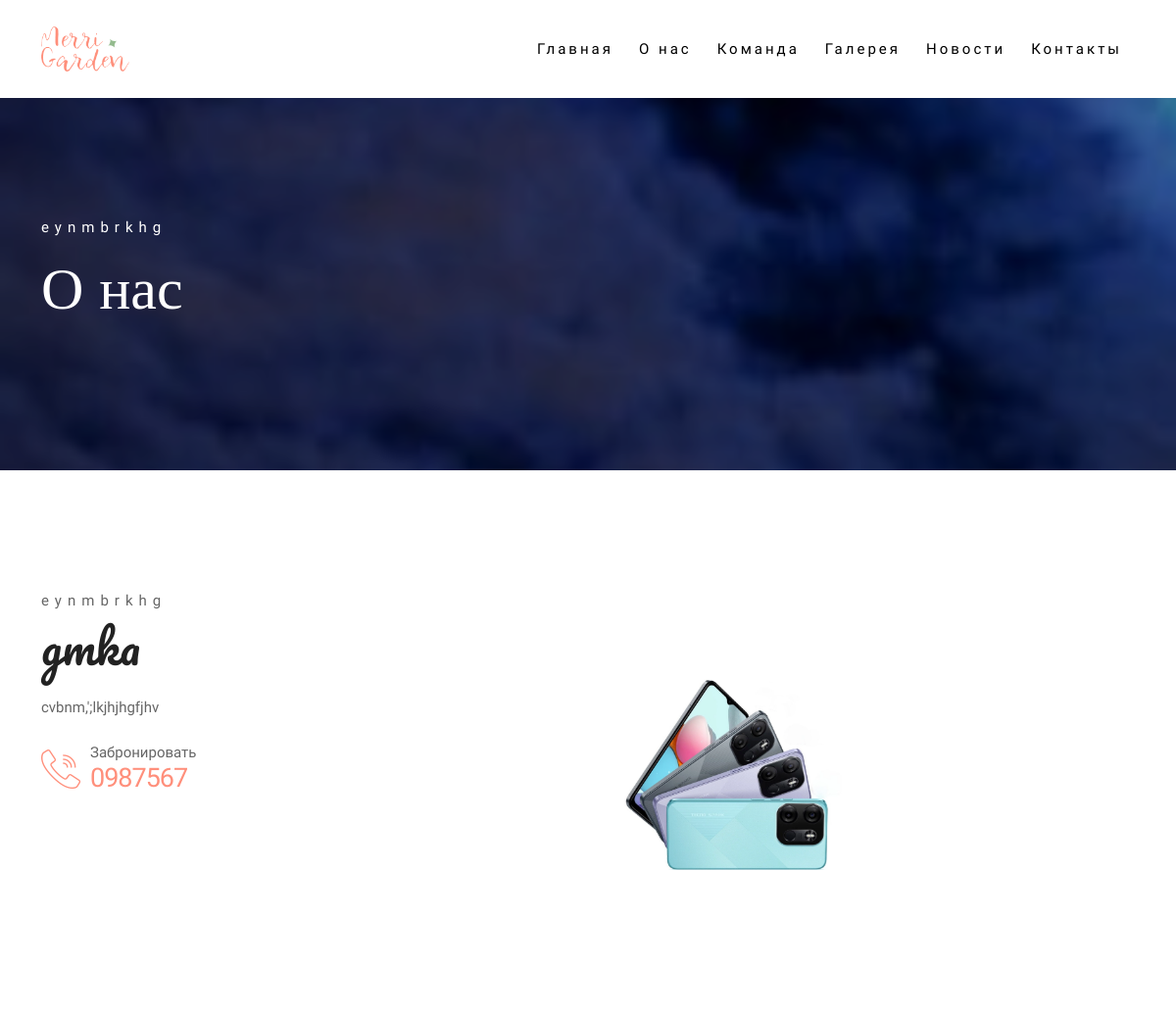
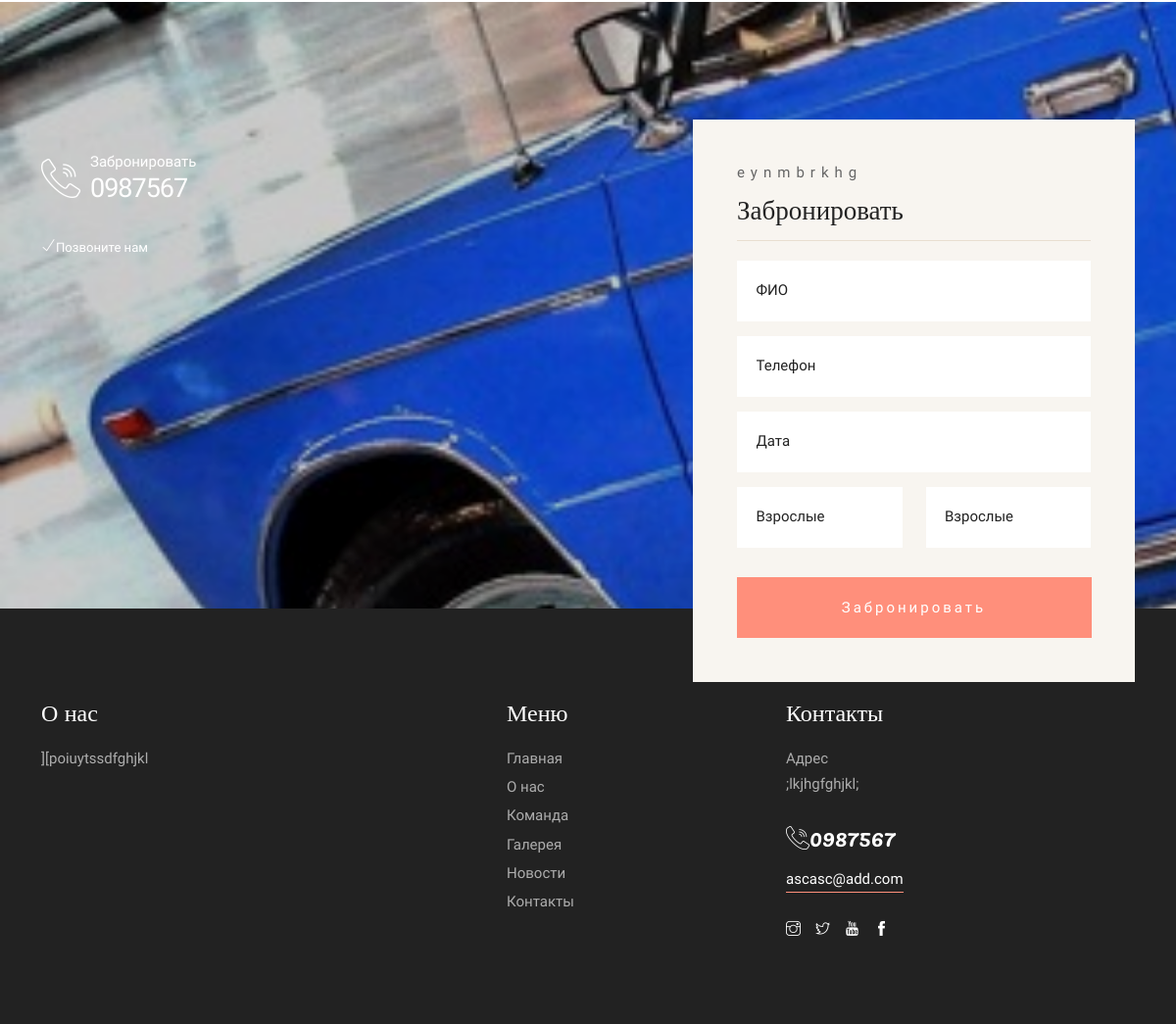
The app's page /about_us/ with its own data (2 pictures, top to bottom).
### apps/base/models.py (models this page shows, shortened)
class Admin(models.Model):
    title = models.CharField(max_length=50, verbose_name='Название')
    phone = models.CharField(max_length=30, verbose_name='Телефонный номер')
    email = models.EmailField(verbose_name='Email')
    location = models.CharField(max_length=255, verbose_name='Локация')
    instagram = models.URLField(verbose_name='Instagram')
    twitter = models.URLField(verbose_name='Twitter')
    youtube = models.URLField(verbose_name='YouTube')
    facebook = models.URLField(verbose_name='Facebook')
    class Meta:
        verbose_name = 'Админ'
        verbose_name_plural = 'Админ'

class AboutUs(models.Model):
    title = models.CharField(max_length=100, verbose_name='Название')
    description = models.TextField(verbose_name='Описание')
    background = models.ImageField(upload_to='back_about_us', verbose_name='Фон')
    image_1 = models.ImageField(upload_to='about_us', verbose_name='Фото 1')
    image_2 = models.ImageField(upload_to='about_us', verbose_name='Фото 2')
    class Meta:
        verbose_name = 'О нас'
        verbose_name_plural = 'О нас'

class Footer(models.Model):
    id =  models.IntegerField(primary_key= True, blank= True, null= False, verbose_name= 'ID')
    image = models.ImageField(upload_to='Нижняя', verbose_name='Фото')
    mini_description = models.TextField(verbose_name='Описание')
    class Meta:
        verbose_name = 'Нижняя Информация'
        verbose_name_plural = 'Нижняя Информации'

### apps/base/views.py (the view, shortened to what this page needs)
# urls.py: path('about_us/', about_us, name='about_us_url'),
def about_us(request):
    admin = Admin.objects.latest('id')
    footer = Footer.objects.latest('id')
    about = AboutUs.objects.latest('id')
    return render(request, 'about.html', locals())

### templates/about.html (shortened to what this page needs)
{% extends 'include/homepage.html' %}
{% load static %}
{% block content %}
{% include 'include/header.html' %}
    <div class="banner-header section-padding valign bg-img bg-fixed" data-overlay-dark="4" data-background="{{about.background.url}}">
        <div class="container">
            <div class="row">
                <div class="col-md-12 caption mt-90">
                    <h5>{{admin.title}}</h5>
                    <h1>О нас</h1>
                </div>
            </div>
        </div>
    </div>
    <section class="about section-padding">
        <div class="container">
            <div class="row">
                <div class="col-md-6 mb-30 animate-box" data-animate-effect="fadeInUp">
                    <div class="section-subtitle">{{admin.title}}</div>
                    <div class="section-title">{{about.title}}</div>
                    <p>{{about.description|truncatewords:100}}</p>
                    <div class="reservations">
                        <div class="icon"><span class="flaticon-call"></span></div>
                        <div class="text">
                            <p>Забронировать</p> <a href="tel:{{admin.phone}}">{{admin.phone}}</a>
                        </div>
                    </div>
                </div>
                <div class="col col-md-3 animate-box" data-animate-effect="fadeInUp">
                    <img src="{{about.image_1.url}}" alt="" class="mt-90 mb-30 br-20">
                </div>
                <div class="col col-md-3 animate-box" data-animate-effect="fadeInUp">
                </div>
            </div>
        </div>
    </section>
    {% include 'include/footer.html' %}
{% endblock %}

### templates/include/footer.html (shortened to what this page needs)
{% load static %}
<section class="testimonials">
    <div class="background bg-img bg-fixed section-padding pb-0" data-background="{{footer.image.url}}"
        data-overlay-dark="2">
        <div class="container">
            <div class="row">
                <div class="col-md-5 mb-30 mt-30">
                    <div class="reservations mb-30">
                        <div class="icon color-1"><span class="flaticon-call"></span></div>
                        <div class="text">
                            <p class="color-1">Забронировать</p> <a class="color-1" href="tel:{{admin.phone}}">{{admin.phone}}</a>
                        </div>
                    </div>
                    <p><i class="ti-check"></i><small>Позвоните нам</small></p>
                </div>
                <div class="col-md-5 offset-md-2">
                    <div class="booking-box">
                        <div class="head-box">
                            <h6>{{admin.title}}</h6>
                            <h4>Забронировать</h4>
                        </div>
                        <div class="booking-inner clearfix">
                            <form method="POST" class="form1 clearfix">
                                <div class="row">
                                    <div class="col-md-12">
                                        <div class="input1_wrapper">
                                            <div class="input1_inner">
                                                <input type="text" name="fullname" class="form-control baseinput"
                                                    placeholder="ФИО">
                                            </div>
                                        </div>
                                    </div>
                                    <div class="col-md-12">
                                        <div class="input1_wrapper">
                                            <div class="input1_inner">
                                                <input type="text" name="phone" class="form-control baseinput"
                                                    placeholder="Телефон">
                                            </div>
                                        </div>
                                    </div>
                                    <div class="col-md-12">
                                        <div class="input1_wrapper">
                                            <div class="input1_inner">
                                                <input type="text" name="date" class="form-control input datepicker"
                                                    placeholder="Дата">
                                            </div>
                                        </div>
                                    </div>
                                    <div class="col-md-6">
                                        <div class="input1_inner">
                                                <input type="text" name="adults_quantity" class="form-control baseinput"
                                                        placeholder="Взрослые">
                                        </div>
                                    </div>
                                    <div class="col-md-6">
                                        <div class="input1_inner">
                                                <input type="text" name="childs_quantity" class="form-control baseinput"
                                                        placeholder="Взрослые">
                                        </div>
                                    </div>
                                    <div class="col-md-12">
                                        <button name="footer_submit" type="submit" class="btn-form1-submit mt-15">Забронировать</button>
                                    </div>
                                </div>
                            </form>
                        </div>
                    </div>
                </div>
            </div>
        </div>
    </div>
</section>
<footer class="footer">
    <div class="footer-top">
        <div class="container">
            <div class="row">
                <div class="col-md-4">
                    <div class="footer-column footer-about">
                        <h3 class="footer-title">О нас</h3>
                        <p class="footer-about-text">{{footer.mini_description}}</p>
                    </div>
                </div>
                <div class="col-md-3 offset-md-1">
                    <div class="footer-column footer-explore clearfix">
                        <h3 class="footer-title">Меню</h3>
                        <ul class="footer-explore-list list-unstyled">
                            <li><a href="{% url 'index_url' %}">Главная</a></li>
                            <li><a href="{% url 'about_us_url' %}">О нас</a></li>
                            <li><a href="{% url 'team_url' %}">Команда</a></li>
                            <li><a href="{% url 'gallery_url' %}">Галерея</a></li>
                            <li><a href="{% url 'news_url' %}">Новости</a></li>
                            <li><a href="{% url 'contact_url' %}">Контакты</a></li>
                        </ul>
                    </div>
                </div>
                <div class="col-md-4">
                    <div class="footer-column footer-contact">
                        <h3 class="footer-title">Контакты</h3>
                        <p class="footer-contact-text">Адрес<br>{{admin.location}}
                        </p>
                        <div class="footer-contact-info">
                            <p class="footer-contact-phone"><span class="flaticon-call"></span>{{admin.phone}}</p>
                            <p class="footer-contact-mail"><a href="mailto:{{admin.email}}">{{admin.email}}</a></p>
                        </div>
                        <div class="footer-about-social-list">
                            <a href="{{admin.instagram}}"><i class="ti-instagram"></i></a>
                            <a href="{{admin.twitter}}"><i class="ti-twitter"></i></a>
                            <a href="{{admin.youtube}}"><i class="ti-youtube"></i></a>
                            <a href="{{admin.facebook}}"><i class="ti-facebook"></i></a>
                        </div>
                    </div>
                </div>
            </div>
        </div>
    </div>
</footer>

### records on screen
Admin: title "eynmbrkhg", phone "0987567", location ";lkjhgfghjkl;", email "ascasc@add.com"
AboutUs: title "gmka", description "cvbnm,';lkjhjhgfjhv", image_1 (picture)
Footer: mini_description "][poiuytssdfghjkl"
